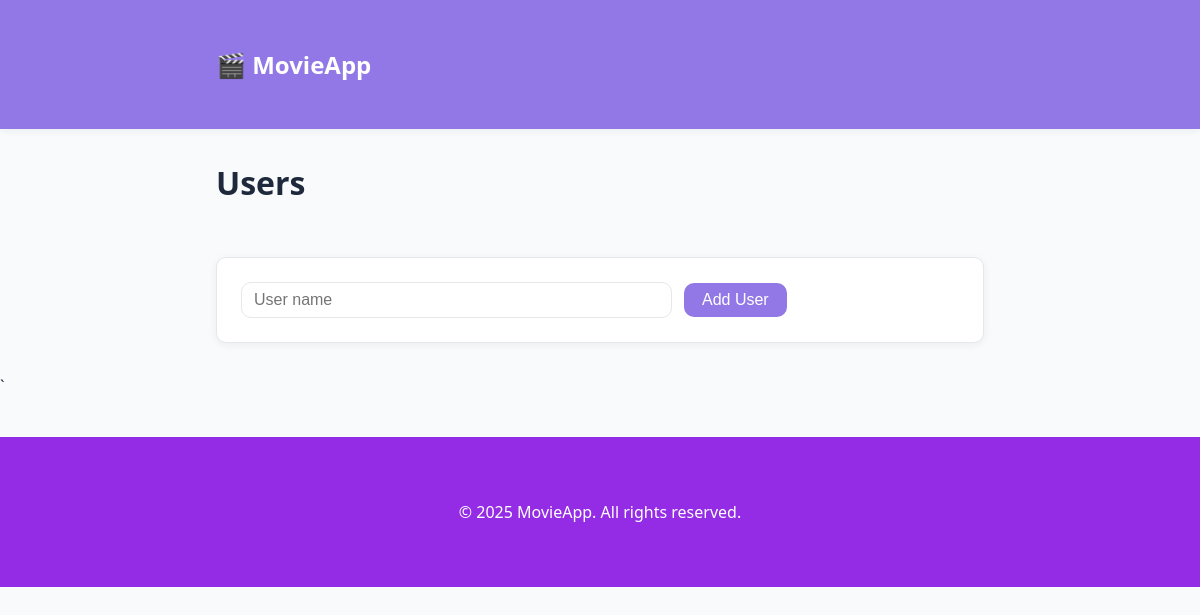
Before: / with the older database file.
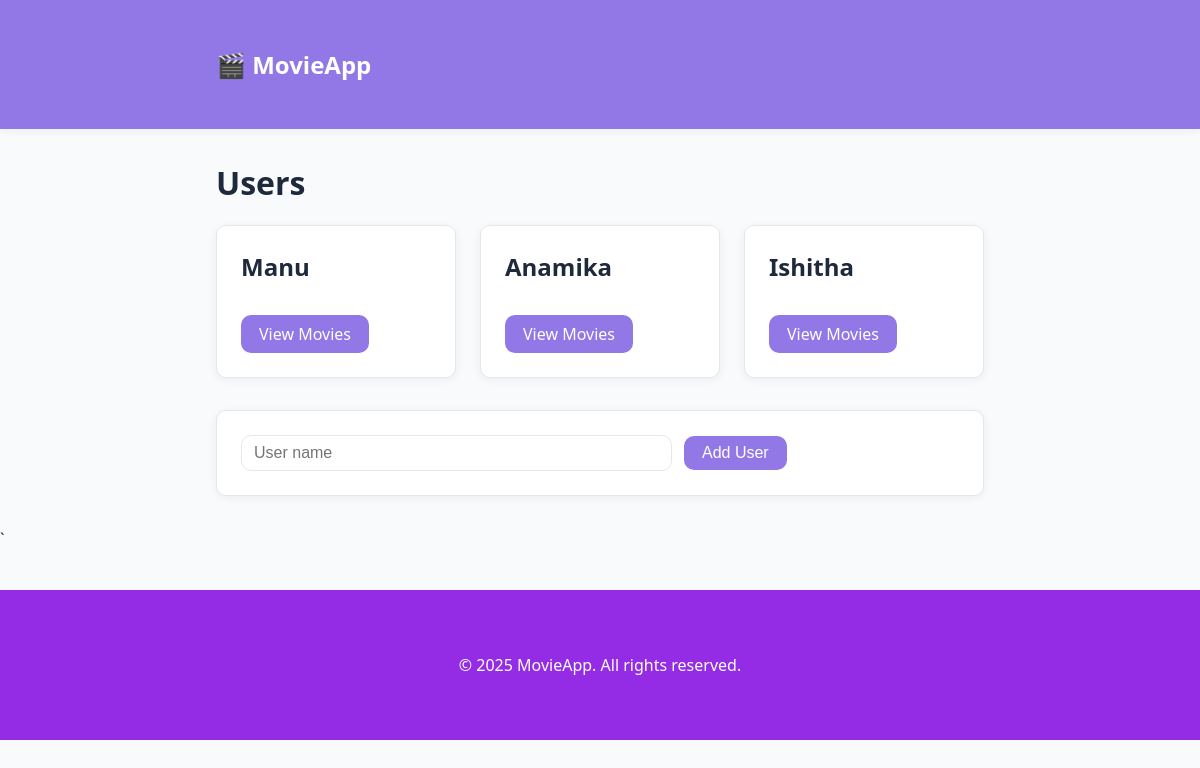
After: the same page with the newer database file.
### models.py (models this page shows)
class User(db.Model):
    __tablename__ = 'users'
    user_id = db.Column(db.Integer, primary_key=True, autoincrement=True)
    name = db.Column(db.String(50), nullable=False)
    movie = db.relationship("User_Movie", back_populates='user')

### app.py (the view)
@app.route('/')
def home():
    users = data_manager.get_users()
    return render_template('index.html', users = users)

### data_manager.py (called while the page is built)
    def get_users(self):
        users = User.query.all()
        return users

### templates/index.html
{% extends "base.html" %}
{% block content %}
    <h1>Users</h1>
    <ul class="user-list">
        {% for user in users %}
        <li class="user-entry">
            <h2>{{ user.name }}</h2>
            <a href="{{ url_for('show_movies', user_id=user.user_id ) }}"
               class="button">View Movies</a>
        </li>
        {% endfor %}
    </ul>
    <div class="add_user">
        <form action="{{ url_for('add_user') }}" method="post">
            <input type="text" name="username" placeholder="User name" required>
            <button type="submit" class="button">Add User</button>
        </form>
    </div>
{% endblock %}

### templates/base.html (shortened to what this page needs)
<!DOCTYPE html>
<html lang="en">
<head>
    <link rel="stylesheet" href= "{{ url_for('static', filename='style.css') }}">
</head>
<body>
    <nav>
        <div class="container">
            <a href="{{ url_for('home') }}" class="logo">🎬 MovieApp</a>
        </div>
    </nav>
    <main class="container">
        {% block content %}
        {% endblock %}
    </main>`
    <footer>
        <div class="container">
            <p>&copy; 2025 MovieApp. All rights reserved.</p>
        </div>
    </footer>
</body>
</html>

### static/style.css (style rules this page uses)
:root { --primary: #9278E6; --primary-dark: #942CE6; --danger: #ef4444; --bg: #f8fafc; --card-bg: #fff; --border: #e5e7eb; --text: #1e293b; --radius: 10px; --shadow: 0 2px 8px rgba(30, 41, 59, 0.06); }
* { box-sizing: border-box; }
body { font-family: 'Segoe UI', 'Roboto', Arial, sans-serif; background: var(--bg); color: var(--text); margin: 0; padding: 0; }
.container { max-width: 800px; margin: 0 auto; padding: 32px 16px; }
nav { background: var(--primary); color: #fff; padding: 16px 0; box-shadow: var(--shadow); }
nav .logo { font-size: 1.5rem; font-weight: bold; color: #fff; text-decoration: none; }
footer { background: var(--primary-dark); color: #fff; text-align: center; padding: 16px 0; margin-top: 40px; }
h1, h2 { margin-top: 0; }
.user-list, .movie-list { display: flex; flex-wrap: wrap; gap: 24px; margin-bottom: 32px; }
.user-entry, .movie-entry { background: var(--card-bg); border: 1px solid var(--border); border-radius: var(--radius); box-shadow: var(--shadow); padding: 24px; min-width: 220px; flex: 1 1 220px; display: flex; flex-direction: column; align-items: flex-start; gap: 12px; }
.add_user, .add_movie { background: var(--card-bg); border: 1px solid var(--border); border-radius: var(--radius); box-shadow: var(--shadow); padding: 24px; margin-top: 32px; }
ul { margin-block-start: 0em; margin-block-end: 0em; padding-inline-start: 0px; }
input[type="text"] { padding: 8px 12px; border: 1px solid var(--border); border-radius: var(--radius); font-size: 1rem; margin-right: 8px; width: 60%; }
.button { background: var(--primary); color: #fff; border: none; border-radius: var(--radius); padding: 8px 18px; font-size: 1rem; cursor: pointer; transition: background 0.2s; text-decoration: none; display: inline-block; }

Changed rows visible on the page:
added User: name "Manu"
added User: name "Anamika"
added User: name "Ishitha"
